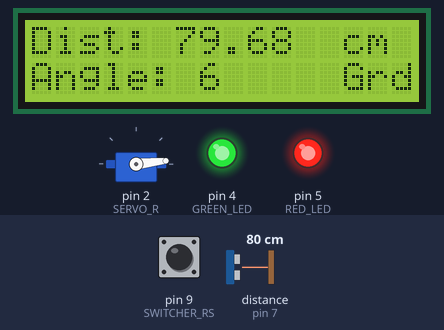
Bench run of a sketch on a simulated Arduino Uno, built with avr-gcc and run on an emulated ATmega328P. Shown: 16×2 character LCD, servo, output pins drawn as LEDs (lit = HIGH). Wiring (inferred from the names in the program): ultrasonic range finder: trigger pin 8; echo pin 7. The test bench sets the inputs (shaded band); at power-on: distance to the obstacle (sensor on pin 7) 80 cm, pin 9 (SWITCHER_RS) HIGH. The echo pulse lasts 58.3 µs per cm; pins used as bus, display or sensor lines are not drawn.

Above: at 3.03 s.
3.3 s: distance to the obstacle (sensor on pin 7) set to 2 cm
At 5.42 s:
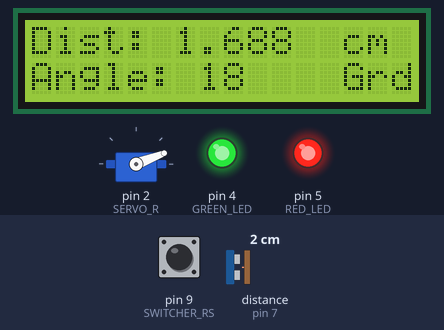
6.3 s: pin 9 (SWITCHER_RS) pulled LOW for 0.15 s
At 6.64 s:
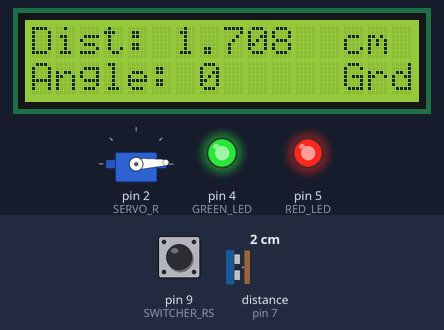
7.0 s: distance to the obstacle (sensor on pin 7) set to 18 cm
At 8.19 s:
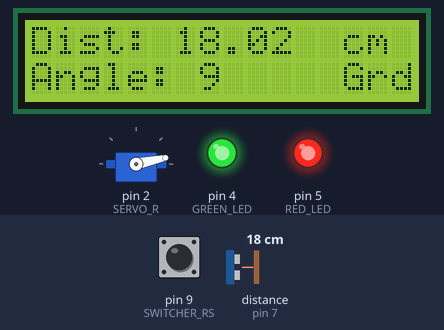
10.0 s: pin 9 (SWITCHER_RS) pulled LOW for 1 s
At 10.5 s:
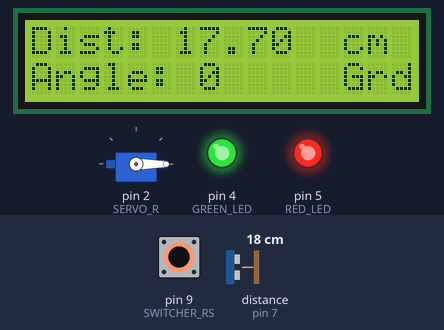
11.6 s: distance to the obstacle (sensor on pin 7) set to 4 cm
At 12.73 s:
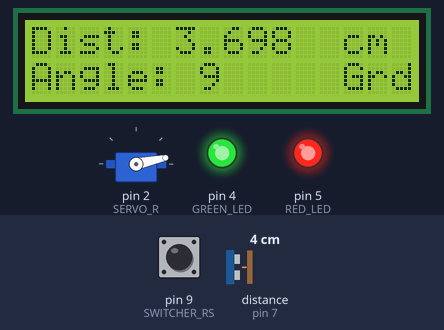
14.6 s: distance to the obstacle (sensor on pin 7) set to 35 cm
At 17.89 s:
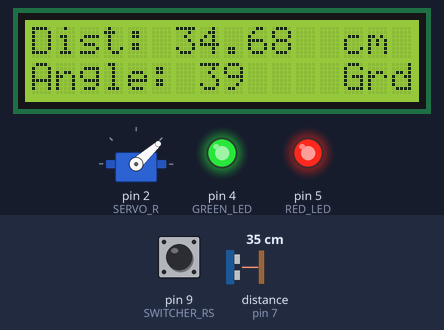
Timing chart, 0 to 22.5 s (numbered marks = the images above; inputs shaded):
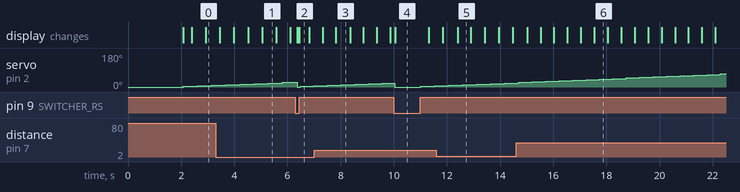

The sketch:

RadarV2-1.ino
```cpp
// -- LIBRARIES
#include <Wire.h>
#include <LiquidCrystal_I2C.h>
#include <RTClib.h>
#include <Servo.h>

// -- COMPONENTS
#define RED_LED 5
#define GREEN_LED 4
#define SERVO_R 2
#define BACK_BUTTON 6
#define ENTER_BUTTON 3
#define JOY_X A0
#define JOY_Y A1
#define DEADZONE 30
#define SWITCHER_RS 9
#define trigPin 8
#define echoPin 7

// -- CLASSES
LiquidCrystal_I2C lcd(0x27, 16, 2);
RTC_DS3231 rtc;
Servo Servo1;

// -- MENU OPTIONS
const uint8_t numOptions = 5;
const char* menu[numOptions] = {
  "Radar signal",
  "Radar logs",
  "Manual Radar",
  "Sound signal",
  "Radar and Sound"
};


void setup()
{
  Serial.begin(9600);
  // -- LCD initialization
  lcd.init();
  lcd.backlight();
  lcd.setCursor(0, 0);
  lcd.print(F("Hola mundo feo"));
  delay(2000);
  lcd.clear();

  // -- RTC initialization
  if(rtc.begin() == false)
  {
    lcd.print(F("Error RTC"));
    while(1);
  }
  rtc.adjust(DateTime(F(__DATE__), F(__TIME__)));

  // -- Leds initialization
  pinMode(GREEN_LED, OUTPUT);
  pinMode(RED_LED, OUTPUT);
  digitalWrite(GREEN_LED, HIGH);
  digitalWrite(RED_LED, HIGH);

  // -- Servo1 initialization
  Servo1.attach(SERVO_R);
  Servo1.write(0);

  // -- Back & Enter buttons
  pinMode(ENTER_BUTTON, INPUT_PULLUP);
  pinMode(BACK_BUTTON, INPUT_PULLUP);

  // -- Servo and Radar ON/OFF switcher.
  pinMode(SWITCHER_RS, INPUT_PULLUP);

  // -- Sonar initialization
  pinMode(trigPin, OUTPUT);
  pinMode(echoPin, INPUT);
}

// -- FUNCTIONS AND VARIABLES OF COMPONENTS
// -- Servo and radar variables
int16_t servoPos = 0;
int8_t servoDir = 1;
unsigned long timeStamp = 0;// This is done to ensure the servo moves each 500 ms
unsigned long sonarTimeStamp = 0;// This is done to ensure sonar measures by 40 ms
float distance;
void servoMotionAndRadar(bool ON, int8_t step) // If ON is True, Servo and radar will work, if false, it wont.
{
  unsigned long waveDuration;
  ON = digitalRead(SWITCHER_RS);
  if(ON == true) // Turn on servo.
  {
    // -- Sonar data acquisition

    // we don't want the servo to move like crazy, so it makes a step after a timeInterval
    // change the 50 to speed up or speed down.
    if(millis() - sonarTimeStamp >= 40 && millis() - timeStamp >= 500) // 100 is ms that takes the servo to move to the next step.
    {
      // -- This will update the time stamp to the last moment the servo moved.
      timeStamp = millis();
      servoPos += servoDir*step; // Servo moves 3 grades after 50ms
      if(servoPos >= 180)
      {
        servoPos = 180;
        servoDir = -1;
      }
      if(servoPos <= 0)
      {
        servoPos = 0;
        servoDir = 1;
      }
      Servo1.write(servoPos);
      sonarTimeStamp = millis();
      digitalWrite(trigPin, LOW);
      delayMicroseconds(2); // --stabilizes pin
      digitalWrite(trigPin, HIGH); // -- Shoots sonar
      delayMicroseconds(10);
      digitalWrite(trigPin, LOW); // -- Shoot ends.

      waveDuration = pulseIn(echoPin, HIGH);
      distance = (waveDuration*0.0343)/2; // --  speed of sound is in cm/microsecoonds and divided by two because is time going and coming back to the triger.
    }
  } else{
    if (ON == false)
    {
      servoPos = 0;
      servoDir = 1;
      digitalWrite(trigPin, LOW);
      delayMicroseconds(2);
      digitalWrite(trigPin, HIGH);
      delayMicroseconds(10);
      digitalWrite(trigPin, LOW);
      waveDuration = pulseIn(echoPin, HIGH);
      distance = (waveDuration*0.0343)/2;
    }
    timeStamp = 0;
    Servo1.write(0);
  }
}


void loop()
{
  servoMotionAndRadar(LOW, 3);
  lcd.setCursor(0,0);
  lcd.print(F("Dist: "));
  lcd.print(F("    ")); // 4 espacios
  lcd.setCursor(6,0);
  lcd.print(distance);
  lcd.setCursor(12,0);
  lcd.print(" cm");

  // Línea 1
  lcd.setCursor(0,1);
  lcd.print(F("Angle: "));
  lcd.print(F("    "));
  lcd.setCursor(7,1);
  lcd.print(servoPos);
  lcd.setCursor(12,1);  // limpia la línea donde va el número
  lcd.print(F(" Grds"));
}
```

Measured:
- what the display in image 1 shows lasts 0.6 s, from 5.0 s to 5.6 s
